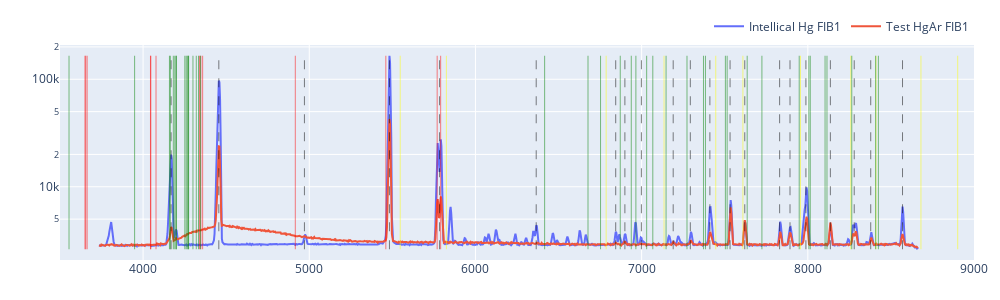

Notebook cell for this chart:
### Code cell
import numpy as np
import plotly.graph_objects as go
from scipy.signal import find_peaks
from rascal.util import refine_peaks

def to_native_float(a):
    a = np.asarray(a)

    if a.dtype.byteorder not in ("=", "|"):
        a = a.byteswap().view(a.dtype.newbyteorder("="))

    return np.ascontiguousarray(a, dtype=np.float64)

# Convert arrays for Plotly (native endian)
x = to_native_float(pix2lam)
y1 = to_native_float(intellical_hg_f1)
y2 = to_native_float(hg_f1)

fig = go.Figure()
fig.add_trace(go.Scatter(x=x, y=y1, mode="lines", name="Intellical Hg FIB1"))
fig.add_trace(go.Scatter(x=x, y=y2, mode="lines", name="Test HgAr FIB1"))

# for p in peaks:
#     fig.add_vline(x=float(x[int(p)]), line_width=0.5, line_color="black")

# for line in newport_hgar["Wavelength (nm)"]:
#     fig.add_vline(x=float(line) * 10.0, line_width=0.5, line_dash="dash", line_color="red", name="Hg")

ymin = np.nanmin(y1[y1 > 0])
ymax = np.nanmax(y1)

for p in peaks:
    xp = float(x[int(p)])

    fig.add_trace(
        go.Scatter(
            x=[xp, xp],
            y=[ymin, ymax],
            mode="lines",
            line=dict(color="black", width=0.5, dash="dash"),
            hovertemplate=(
                "Peak<br>"
                "λ = %{x:.2f}<br>"
                "<extra></extra>"
            ),
            showlegend=False
        )
    )

for line in newport_hgar["Wavelength (nm)"]:
    lam = float(line) * 10.0
    fig.add_trace(
        go.Scatter(
            x=[lam, lam],
            y=[ymin, ymax],
            mode="lines",
            line=dict(color="red", width=0.5),
            hovertemplate=(
                "Hg line<br>"
                "λ = %{x:.2f}<br>"
                "<extra></extra>"
            ),
            showlegend=False
        )
    )
for line in newport_hgar["Wavelength (nm)"]:
    lam = float(line) * 10.0 * 3
    fig.add_trace(
        go.Scatter(
            x=[lam, lam],
            y=[ymin, ymax],
            mode="lines",
            line=dict(color="yellow", width=0.5),
            hovertemplate=(
                "Hg 3rd line<br>"
                "λ = %{x:.2f}<br>"
                "<extra></extra>"
            ),
            showlegend=False
        )
    )

for line in newport_ar["Wavelength (nm)"]:
    lam = float(line) * 10.0
    fig.add_trace(
        go.Scatter(
            x=[lam, lam],
            y=[ymin, ymax],
            mode="lines",
            line=dict(color="green", width=0.5),
            hovertemplate=(
                "Ar line<br>"
                "λ = %{x:.2f}<br>"
                "<extra></extra>"
            ),
            showlegend=False
        )
    )

fig.update_layout(
    width=1000,
    height=300,
    yaxis_type="log",
    xaxis_range=[3500, 9000],
    margin=dict(l=60, r=20, t=40, b=40),
    legend=dict(orientation="h", y=1.02, x=1, xanchor="right", yanchor="bottom"),
)

fig.show()

### Figure 1 — Plotly figure (JSON) as saved in the notebook; plotly's stock layout.template omitted (floating-point values rounded to 4 significant figures; data arrays with more than 128 entries replaced by an {"elided": "..."} marker saying what was removed)
{"data": [{"mode": "lines", "name": "Intellical Hg FIB1", "type": "scatter", "x": {"elided": "1340 float values"}, "y": {"elided": "1340 float values"}}, {"mode": "lines", "name": "Test HgAr FIB1", "type": "scatter", "x": {"elided": "1340 float values"}, "y": {"elided": "1340 float values"}}, {"hovertemplate": "Peak<br>λ = %{x:.2f}<br><extra></extra>", "line": {"color": "black", "dash": "dash", "width": 0.5}, "mode": "lines", "showlegend": false, "type": "scatter", "x": [4169.0, 4169.0], "y": [2623.0, 165600.0]}, {"hovertemplate": "Peak<br>λ = %{x:.2f}<br><extra></extra>", "line": {"color": "black", "dash": "dash", "width": 0.5}, "mode": "lines", "showlegend": false, "type": "scatter", "x": [4456.0, 4456.0], "y": [2623.0, 165600.0]}, {"hovertemplate": "Peak<br>λ = %{x:.2f}<br><extra></extra>", "line": {"color": "black", "dash": "dash", "width": 0.5}, "mode": "lines", "showlegend": false, "type": "scatter", "x": [4971.0, 4971.0], "y": [2623.0, 165600.0]}, {"hovertemplate": "Peak<br>λ = %{x:.2f}<br><extra></extra>", "line": {"color": "black", "dash": "dash", "width": 0.5}, "mode": "lines", "showlegend": false, "type": "scatter", "x": [5482.0, 5482.0], "y": [2623.0, 165600.0]}, {"hovertemplate": "Peak<br>λ = %{x:.2f}<br><extra></extra>", "line": {"color": "black", "dash": "dash", "width": 0.5}, "mode": "lines", "showlegend": false, "type": "scatter", "x": [5784.0, 5784.0], "y": [2623.0, 165600.0]}, {"hovertemplate": "Peak<br>λ = %{x:.2f}<br><extra></extra>", "line": {"color": "black", "dash": "dash", "width": 0.5}, "mode": "lines", "showlegend": false, "type": "scatter", "x": [6366.0, 6366.0], "y": [2623.0, 165600.0]}, {"hovertemplate": "Peak<br>λ = %{x:.2f}<br><extra></extra>", "line": {"color": "black", "dash": "dash", "width": 0.5}, "mode": "lines", "showlegend": false, "type": "scatter", "x": [6844, 6844], "y": [2623.0, 165600.0]}, {"hovertemplate": "Peak<br>λ = %{x:.2f}<br><extra></extra>", "line": {"color": "black", "dash": "dash", "width": 0.5}, "mode": "lines", "showlegend": false, "type": "scatter", "x": [6899.0, 6899.0], "y": [2623.0, 165600.0]}, {"hovertemplate": "Peak<br>λ = %{x:.2f}<br><extra></extra>", "line": {"color": "black", "dash": "dash", "width": 0.5}, "mode": "lines", "showlegend": false, "type": "scatter", "x": [6999.0, 6999.0], "y": [2623.0, 165600.0]}, {"hovertemplate": "Peak<br>λ = %{x:.2f}<br><extra></extra>", "line": {"color": "black", "dash": "dash", "width": 0.5}, "mode": "lines", "showlegend": false, "type": "scatter", "x": [7190.0, 7190.0], "y": [2623.0, 165600.0]}, {"hovertemplate": "Peak<br>λ = %{x:.2f}<br><extra></extra>", "line": {"color": "black", "dash": "dash", "width": 0.5}, "mode": "lines", "showlegend": false, "type": "scatter", "x": [7293.0, 7293.0], "y": [2623.0, 165600.0]}, {"hovertemplate": "Peak<br>λ = %{x:.2f}<br><extra></extra>", "line": {"color": "black", "dash": "dash", "width": 0.5}, "mode": "lines", "showlegend": false, "type": "scatter", "x": [7411.0, 7411.0], "y": [2623.0, 165600.0]}, {"hovertemplate": "Peak<br>λ = %{x:.2f}<br><extra></extra>", "line": {"color": "black", "dash": "dash", "width": 0.5}, "mode": "lines", "showlegend": false, "type": "scatter", "x": [7532.0, 7532.0], "y": [2623.0, 165600.0]}, {"hovertemplate": "Peak<br>λ = %{x:.2f}<br><extra></extra>", "line": {"color": "black", "dash": "dash", "width": 0.5}, "mode": "lines", "showlegend": false, "type": "scatter", "x": [7620.0, 7620.0], "y": [2623.0, 165600.0]}, {"hovertemplate": "Peak<br>λ = %{x:.2f}<br><extra></extra>", "line": {"color": "black", "dash": "dash", "width": 0.5}, "mode": "lines", "showlegend": false, "type": "scatter", "x": [7830.0, 7830.0], "y": [2623.0, 165600.0]}, {"hovertemplate": "Peak<br>λ = %{x:.2f}<br><extra></extra>", "line": {"color": "black", "dash": "dash", "width": 0.5}, "mode": "lines", "showlegend": false, "type": "scatter", "x": [7893.0, 7893.0], "y": [2623.0, 165600.0]}, {"hovertemplate": "Peak<br>λ = %{x:.2f}<br><extra></extra>", "line": {"color": "black", "dash": "dash", "width": 0.5}, "mode": "lines", "showlegend": false, "type": "scatter", "x": [7988.0, 7988.0], "y": [2623.0, 165600.0]}, {"hovertemplate": "Peak<br>λ = %{x:.2f}<br><extra></extra>", "line": {"color": "black", "dash": "dash", "width": 0.5}, "mode": "lines", "showlegend": false, "type": "scatter", "x": [8136.0, 8136.0], "y": [2623.0, 165600.0]}, {"hovertemplate": "Peak<br>λ = %{x:.2f}<br><extra></extra>", "line": {"color": "black", "dash": "dash", "width": 0.5}, "mode": "lines", "showlegend": false, "type": "scatter", "x": [8279.0, 8279.0], "y": [2623.0, 165600.0]}, {"hovertemplate": "Peak<br>λ = %{x:.2f}<br><extra></extra>", "line": {"color": "black", "dash": "dash", "width": 0.5}, "mode": "lines", "showlegend": false, "type": "scatter", "x": [8379.0, 8379.0], "y": [2623.0, 165600.0]}, {"hovertemplate": "Peak<br>λ = %{x:.2f}<br><extra></extra>", "line": {"color": "black", "dash": "dash", "width": 0.5}, "mode": "lines", "showlegend": false, "type": "scatter", "x": [8570.0, 8570.0], "y": [2623.0, 165600.0]}, {"hovertemplate": "Hg line<br>λ = %{x:.2f}<br><extra></extra>", "line": {"color": "red", "width": 0.5}, "mode": "lines", "showlegend": false, "type": "scatter", "x": [1849.0, 1849.0], "y": [2623.0, 165600.0]}, {"hovertemplate": "Hg line<br>λ = %{x:.2f}<br><extra></extra>", "line": {"color": "red", "width": 0.5}, "mode": "lines", "showlegend": false, "type": "scatter", "x": [1942.0, 1942.0], "y": [2623.0, 165600.0]}, {"hovertemplate": "Hg line<br>λ = %{x:.2f}<br><extra></extra>", "line": {"color": "red", "width": 0.5}, "mode": "lines", "showlegend": false, "type": "scatter", "x": [2262.0, 2262.0], "y": [2623.0, 165600.0]}, {"hovertemplate": "Hg line<br>λ = %{x:.2f}<br><extra></extra>", "line": {"color": "red", "width": 0.5}, "mode": "lines", "showlegend": false, "type": "scatter", "x": [2378.0, 2378.0], "y": [2623.0, 165600.0]}, {"hovertemplate": "Hg line<br>λ = %{x:.2f}<br><extra></extra>", "line": {"color": "red", "width": 0.5}, "mode": "lines", "showlegend": false, "type": "scatter", "x": [2482, 2482], "y": [2623.0, 165600.0]}, {"hovertemplate": "Hg line<br>λ = %{x:.2f}<br><extra></extra>", "line": {"color": "red", "width": 0.5}, "mode": "lines", "showlegend": false, "type": "scatter", "x": [2536.0, 2536.0], "y": [2623.0, 165600.0]}, {"hovertemplate": "Hg line<br>λ = %{x:.2f}<br><extra></extra>", "line": {"color": "red", "width": 0.5}, "mode": "lines", "showlegend": false, "type": "scatter", "x": [2652, 2652], "y": [2623.0, 165600.0]}, {"hovertemplate": "Hg line<br>λ = %{x:.2f}<br><extra></extra>", "line": {"color": "red", "width": 0.5}, "mode": "lines", "showlegend": false, "type": "scatter", "x": [2753.0, 2753.0], "y": [2623.0, 165600.0]}, {"hovertemplate": "Hg line<br>λ = %{x:.2f}<br><extra></extra>", "line": {"color": "red", "width": 0.5}, "mode": "lines", "showlegend": false, "type": "scatter", "x": [2804.0, 2804.0], "y": [2623.0, 165600.0]}, {"hovertemplate": "Hg line<br>λ = %{x:.2f}<br><extra></extra>", "line": {"color": "red", "width": 0.5}, "mode": "lines", "showlegend": false, "type": "scatter", "x": [2894.0, 2894.0], "y": [2623.0, 165600.0]}, {"hovertemplate": "Hg line<br>λ = %{x:.2f}<br><extra></extra>", "line": {"color": "red", "width": 0.5}, "mode": "lines", "showlegend": false, "type": "scatter", "x": [2967.0, 2967.0], "y": [2623.0, 165600.0]}, {"hovertemplate": "Hg line<br>λ = %{x:.2f}<br><extra></extra>", "line": {"color": "red", "width": 0.5}, "mode": "lines", "showlegend": false, "type": "scatter", "x": [3022.0, 3022.0], "y": [2623.0, 165600.0]}, {"hovertemplate": "Hg line<br>λ = %{x:.2f}<br><extra></extra>", "line": {"color": "red", "width": 0.5}, "mode": "lines", "showlegend": false, "type": "scatter", "x": [3126.0, 3126.0], "y": [2623.0, 165600.0]}, {"hovertemplate": "Hg line<br>λ = %{x:.2f}<br><extra></extra>", "line": {"color": "red", "width": 0.5}, "mode": "lines", "showlegend": false, "type": "scatter", "x": [3132.0, 3132.0], "y": [2623.0, 165600.0]}, {"hovertemplate": "Hg line<br>λ = %{x:.2f}<br><extra></extra>", "line": {"color": "red", "width": 0.5}, "mode": "lines", "showlegend": false, "type": "scatter", "x": [3342.0, 3342.0], "y": [2623.0, 165600.0]}, {"hovertemplate": "Hg line<br>λ = %{x:.2f}<br><extra></extra>", "line": {"color": "red", "width": 0.5}, "mode": "lines", "showlegend": false, "type": "scatter", "x": [3650.0, 3650.0], "y": [2623.0, 165600.0]}, {"hovertemplate": "Hg line<br>λ = %{x:.2f}<br><extra></extra>", "line": {"color": "red", "width": 0.5}, "mode": "lines", "showlegend": false, "type": "scatter", "x": [3655.0, 3655.0], "y": [2623.0, 165600.0]}, {"hovertemplate": "Hg line<br>λ = %{x:.2f}<br><extra></extra>", "line": {"color": "red", "width": 0.5}, "mode": "lines", "showlegend": false, "type": "scatter", "x": [3663.0, 3663.0], "y": [2623.0, 165600.0]}, {"hovertemplate": "Hg line<br>λ = %{x:.2f}<br><extra></extra>", "line": {"color": "red", "width": 0.5}, "mode": "lines", "showlegend": false, "type": "scatter", "x": [4044.0, 4044.0], "y": [2623.0, 165600.0]}, {"hovertemplate": "Hg line<br>λ = %{x:.2f}<br><extra></extra>", "line": {"color": "red", "width": 0.5}, "mode": "lines", "showlegend": false, "type": "scatter", "x": [4047.0, 4047.0], "y": [2623.0, 165600.0]}, {"hovertemplate": "Hg line<br>λ = %{x:.2f}<br><extra></extra>", "line": {"color": "red", "width": 0.5}, "mode": "lines", "showlegend": false, "type": "scatter", "x": [4078.0, 4078.0], "y": [2623.0, 165600.0]}, {"hovertemplate": "Hg line<br>λ = %{x:.2f}<br><extra></extra>", "line": {"color": "red", "width": 0.5}, "mode": "lines", "showlegend": false, "type": "scatter", "x": [4339.0, 4339.0], "y": [2623.0, 165600.0]}, {"hovertemplate": "Hg line<br>λ = %{x:.2f}<br><extra></extra>", "line": {"color": "red", "width": 0.5}, "mode": "lines", "showlegend": false, "type": "scatter", "x": [4348.0, 4348.0], "y": [2623.0, 165600.0]}, {"hovertemplate": "Hg line<br>λ = %{x:.2f}<br><extra></extra>", "line": {"color": "red", "width": 0.5}, "mode": "lines", "showlegend": false, "type": "scatter", "x": [4358.0, 4358.0], "y": [2623.0, 165600.0]}, {"hovertemplate": "Hg line<br>λ = %{x:.2f}<br><extra></extra>", "line": {"color": "red", "width": 0.5}, "mode": "lines", "showlegend": false, "type": "scatter", "x": [4916, 4916], "y": [2623.0, 165600.0]}, {"hovertemplate": "Hg line<br>λ = %{x:.2f}<br><extra></extra>", "line": {"color": "red", "width": 0.5}, "mode": "lines", "showlegend": false, "type": "scatter", "x": [5461.0, 5461.0], "y": [2623.0, 165600.0]}, {"hovertemplate": "Hg line<br>λ = %{x:.2f}<br><extra></extra>", "line": {"color": "red", "width": 0.5}, "mode": "lines", "showlegend": false, "type": "scatter", "x": [5770.0, 5770.0], "y": [2623.0, 165600.0]}, {"hovertemplate": "Hg line<br>λ = %{x:.2f}<br><extra></extra>", "line": {"color": "red", "width": 0.5}, "mode": "lines", "showlegend": false, "type": "scatter", "x": [5791.0, 5791.0], "y": [2623.0, 165600.0]}, {"hovertemplate": "Hg 3rd line<br>λ = %{x:.2f}<br><extra></extra>", "line": {"color": "yellow", "width": 0.5}, "mode": "lines", "showlegend": false, "type": "scatter", "x": [5547.0, 5547.0], "y": [2623.0, 165600.0]}, {"hovertemplate": "Hg 3rd line<br>λ = %{x:.2f}<br><extra></extra>", "line": {"color": "yellow", "width": 0.5}, "mode": "lines", "showlegend": false, "type": "scatter", "x": [5825.0, 5825.0], "y": [2623.0, 165600.0]}, {"hovertemplate": "Hg 3rd line<br>λ = %{x:.2f}<br><extra></extra>", "line": {"color": "yellow", "width": 0.5}, "mode": "lines", "showlegend": false, "type": "scatter", "x": [6787.0, 6787.0], "y": [2623.0, 165600.0]}, {"hovertemplate": "Hg 3rd line<br>λ = %{x:.2f}<br><extra></extra>", "line": {"color": "yellow", "width": 0.5}, "mode": "lines", "showlegend": false, "type": "scatter", "x": [7135.0, 7135.0], "y": [2623.0, 165600.0]}, {"hovertemplate": "Hg 3rd line<br>λ = %{x:.2f}<br><extra></extra>", "line": {"color": "yellow", "width": 0.5}, "mode": "lines", "showlegend": false, "type": "scatter", "x": [7446, 7446], "y": [2623.0, 165600.0]}, {"hovertemplate": "Hg 3rd line<br>λ = %{x:.2f}<br><extra></extra>", "line": {"color": "yellow", "width": 0.5}, "mode": "lines", "showlegend": false, "type": "scatter", "x": [7610.0, 7610.0], "y": [2623.0, 165600.0]}, {"hovertemplate": "Hg 3rd line<br>λ = %{x:.2f}<br><extra></extra>", "line": {"color": "yellow", "width": 0.5}, "mode": "lines", "showlegend": false, "type": "scatter", "x": [7956, 7956], "y": [2623.0, 165600.0]}, {"hovertemplate": "Hg 3rd line<br>λ = %{x:.2f}<br><extra></extra>", "line": {"color": "yellow", "width": 0.5}, "mode": "lines", "showlegend": false, "type": "scatter", "x": [8258.0, 8258.0], "y": [2623.0, 165600.0]}, {"hovertemplate": "Hg 3rd line<br>λ = %{x:.2f}<br><extra></extra>", "line": {"color": "yellow", "width": 0.5}, "mode": "lines", "showlegend": false, "type": "scatter", "x": [8410.0, 8410.0], "y": [2623.0, 165600.0]}, {"hovertemplate": "Hg 3rd line<br>λ = %{x:.2f}<br><extra></extra>", "line": {"color": "yellow", "width": 0.5}, "mode": "lines", "showlegend": false, "type": "scatter", "x": [8681.0, 8681.0], "y": [2623.0, 165600.0]}, {"hovertemplate": "Hg 3rd line<br>λ = %{x:.2f}<br><extra></extra>", "line": {"color": "yellow", "width": 0.5}, "mode": "lines", "showlegend": false, "type": "scatter", "x": [8902.0, 8902.0], "y": [2623.0, 165600.0]}, {"hovertemplate": "Hg 3rd line<br>λ = %{x:.2f}<br><extra></extra>", "line": {"color": "yellow", "width": 0.5}, "mode": "lines", "showlegend": false, "type": "scatter", "x": [9064.0, 9064.0], "y": [2623.0, 165600.0]}, {"hovertemplate": "Hg 3rd line<br>λ = %{x:.2f}<br><extra></extra>", "line": {"color": "yellow", "width": 0.5}, "mode": "lines", "showlegend": false, "type": "scatter", "x": [9377.0, 9377.0], "y": [2623.0, 165600.0]}, {"hovertemplate": "Hg 3rd line<br>λ = %{x:.2f}<br><extra></extra>", "line": {"color": "yellow", "width": 0.5}, "mode": "lines", "showlegend": false, "type": "scatter", "x": [9395.0, 9395.0], "y": [2623.0, 165600.0]}, {"hovertemplate": "Hg 3rd line<br>λ = %{x:.2f}<br><extra></extra>", "line": {"color": "yellow", "width": 0.5}, "mode": "lines", "showlegend": false, "type": "scatter", "x": [10020.0, 10020.0], "y": [2623.0, 165600.0]}, {"hovertemplate": "Hg 3rd line<br>λ = %{x:.2f}<br><extra></extra>", "line": {"color": "yellow", "width": 0.5}, "mode": "lines", "showlegend": false, "type": "scatter", "x": [10950.0, 10950.0], "y": [2623.0, 165600.0]}, {"hovertemplate": "Hg 3rd line<br>λ = %{x:.2f}<br><extra></extra>", "line": {"color": "yellow", "width": 0.5}, "mode": "lines", "showlegend": false, "type": "scatter", "x": [10960.0, 10960.0], "y": [2623.0, 165600.0]}, {"hovertemplate": "Hg 3rd line<br>λ = %{x:.2f}<br><extra></extra>", "line": {"color": "yellow", "width": 0.5}, "mode": "lines", "showlegend": false, "type": "scatter", "x": [10990.0, 10990.0], "y": [2623.0, 165600.0]}, {"hovertemplate": "Hg 3rd line<br>λ = %{x:.2f}<br><extra></extra>", "line": {"color": "yellow", "width": 0.5}, "mode": "lines", "showlegend": false, "type": "scatter", "x": [12130.0, 12130.0], "y": [2623.0, 165600.0]}, {"hovertemplate": "Hg 3rd line<br>λ = %{x:.2f}<br><extra></extra>", "line": {"color": "yellow", "width": 0.5}, "mode": "lines", "showlegend": false, "type": "scatter", "x": [12140.0, 12140.0], "y": [2623.0, 165600.0]}, {"hovertemplate": "Hg 3rd line<br>λ = %{x:.2f}<br><extra></extra>", "line": {"color": "yellow", "width": 0.5}, "mode": "lines", "showlegend": false, "type": "scatter", "x": [12230.0, 12230.0], "y": [2623.0, 165600.0]}, {"hovertemplate": "Hg 3rd line<br>λ = %{x:.2f}<br><extra></extra>", "line": {"color": "yellow", "width": 0.5}, "mode": "lines", "showlegend": false, "type": "scatter", "x": [13020.0, 13020.0], "y": [2623.0, 165600.0]}, {"hovertemplate": "Hg 3rd line<br>λ = %{x:.2f}<br><extra></extra>", "line": {"color": "yellow", "width": 0.5}, "mode": "lines", "showlegend": false, "type": "scatter", "x": [13040.0, 13040.0], "y": [2623.0, 165600.0]}, {"hovertemplate": "Hg 3rd line<br>λ = %{x:.2f}<br><extra></extra>", "line": {"color": "yellow", "width": 0.5}, "mode": "lines", "showlegend": false, "type": "scatter", "x": [13080.0, 13080.0], "y": [2623.0, 165600.0]}, {"hovertemplate": "Hg 3rd line<br>λ = %{x:.2f}<br><extra></extra>", "line": {"color": "yellow", "width": 0.5}, "mode": "lines", "showlegend": false, "type": "scatter", "x": [14748, 14748], "y": [2623.0, 165600.0]}, {"hovertemplate": "Hg 3rd line<br>λ = %{x:.2f}<br><extra></extra>", "line": {"color": "yellow", "width": 0.5}, "mode": "lines", "showlegend": false, "type": "scatter", "x": [16380.0, 16380.0], "y": [2623.0, 165600.0]}, {"hovertemplate": "Hg 3rd line<br>λ = %{x:.2f}<br><extra></extra>", "line": {"color": "yellow", "width": 0.5}, "mode": "lines", "showlegend": false, "type": "scatter", "x": [17310.0, 17310.0], "y": [2623.0, 165600.0]}, {"hovertemplate": "Hg 3rd line<br>λ = %{x:.2f}<br><extra></extra>", "line": {"color": "yellow", "width": 0.5}, "mode": "lines", "showlegend": false, "type": "scatter", "x": [17370.0, 17370.0], "y": [2623.0, 165600.0]}, {"hovertemplate": "Ar line<br>λ = %{x:.2f}<br><extra></extra>", "line": {"color": "green", "width": 0.5}, "mode": "lines", "showlegend": false, "type": "scatter", "x": [3554.0, 3554.0], "y": [2623.0, 165600.0]}, {"hovertemplate": "Ar line<br>λ = %{x:.2f}<br><extra></extra>", "line": {"color": "green", "width": 0.5}, "mode": "lines", "showlegend": false, "type": "scatter", "x": [3949, 3949], "y": [2623.0, 165600.0]}, {"hovertemplate": "Ar line<br>λ = %{x:.2f}<br><extra></extra>", "line": {"color": "green", "width": 0.5}, "mode": "lines", "showlegend": false, "type": "scatter", "x": [4159.0, 4159.0], "y": [2623.0, 165600.0]}, {"hovertemplate": "Ar line<br>λ = %{x:.2f}<br><extra></extra>", "line": {"color": "green", "width": 0.5}, "mode": "lines", "showlegend": false, "type": "scatter", "x": [4164, 4164], "y": [2623.0, 165600.0]}, {"hovertemplate": "Ar line<br>λ = %{x:.2f}<br><extra></extra>", "line": {"color": "green", "width": 0.5}, "mode": "lines", "showlegend": false, "type": "scatter", "x": [4182.0, 4182.0], "y": [2623.0, 165600.0]}, {"hovertemplate": "Ar line<br>λ = %{x:.2f}<br><extra></extra>", "line": {"color": "green", "width": 0.5}, "mode": "lines", "showlegend": false, "type": "scatter", "x": [4191, 4191], "y": [2623.0, 165600.0]}, {"hovertemplate": "Ar line<br>λ = %{x:.2f}<br><extra></extra>", "line": {"color": "green", "width": 0.5}, "mode": "lines", "showlegend": false, "type": "scatter", "x": [4198, 4198], "y": [2623.0, 165600.0]}, {"hovertemplate": "Ar line<br>λ = %{x:.2f}<br><extra></extra>", "line": {"color": "green", "width": 0.5}, "mode": "lines", "showlegend": false, "type": "scatter", "x": [4201.0, 4201.0], "y": [2623.0, 165600.0]}, {"hovertemplate": "Ar line<br>λ = %{x:.2f}<br><extra></extra>", "line": {"color": "green", "width": 0.5}, "mode": "lines", "showlegend": false, "type": "scatter", "x": [4251.0, 4251.0], "y": [2623.0, 165600.0]}, {"hovertemplate": "Ar line<br>λ = %{x:.2f}<br><extra></extra>", "line": {"color": "green", "width": 0.5}, "mode": "lines", "showlegend": false, "type": "scatter", "x": [4259.0, 4259.0], "y": [2623.0, 165600.0]}, {"hovertemplate": "Ar line<br>λ = %{x:.2f}<br><extra></extra>", "line": {"color": "green", "width": 0.5}, "mode": "lines", "showlegend": false, "type": "scatter", "x": [4266.0, 4266.0], "y": [2623.0, 165600.0]}, {"hovertemplate": "Ar line<br>λ = %{x:.2f}<br><extra></extra>", "line": {"color": "green", "width": 0.5}, "mode": "lines", "showlegend": false, "type": "scatter", "x": [4272.0, 4272.0], "y": [2623.0, 165600.0]}, {"hovertemplate": "Ar line<br>λ = %{x:.2f}<br><extra></extra>", "line": {"color": "green", "width": 0.5}, "mode": "lines", "showlegend": false, "type": "scatter", "x": [4274, 4274], "y": [2623.0, 165600.0]}, {"hovertemplate": "Ar line<br>λ = %{x:.2f}<br><extra></extra>", "line": {"color": "green", "width": 0.5}, "mode": "lines", "showlegend": false, "type": "scatter", "x": [4300.0, 4300.0], "y": [2623.0, 165600.0]}, {"hovertemplate": "Ar line<br>λ = %{x:.2f}<br><extra></extra>", "line": {"color": "green", "width": 0.5}, "mode": "lines", "showlegend": false, "type": "scatter", "x": [4320, 4320], "y": [2623.0, 165600.0]}, {"hovertemplate": "Ar line<br>λ = %{x:.2f}<br><extra></extra>", "line": {"color": "green", "width": 0.5}, "mode": "lines", "showlegend": false, "type": "scatter", "x": [4334.0, 4334.0], "y": [2623.0, 165600.0]}, {"hovertemplate": "Ar line<br>λ = %{x:.2f}<br><extra></extra>", "line": {"color": "green", "width": 0.5}, "mode": "lines", "showlegend": false, "type": "scatter", "x": [4345.0, 4345.0], "y": [2623.0, 165600.0]}, {"hovertemplate": "Ar line<br>λ = %{x:.2f}<br><extra></extra>", "line": {"color": "green", "width": 0.5}, "mode": "lines", "showlegend": false, "type": "scatter", "x": [6416.0, 6416.0], "y": [2623.0, 165600.0]}, {"hovertemplate": "Ar line<br>λ = %{x:.2f}<br><extra></extra>", "line": {"color": "green", "width": 0.5}, "mode": "lines", "showlegend": false, "type": "scatter", "x": [6677.0, 6677.0], "y": [2623.0, 165600.0]}, {"hovertemplate": "Ar line<br>λ = %{x:.2f}<br><extra></extra>", "line": {"color": "green", "width": 0.5}, "mode": "lines", "showlegend": false, "type": "scatter", "x": [6753.0, 6753.0], "y": [2623.0, 165600.0]}, {"hovertemplate": "Ar line<br>λ = %{x:.2f}<br><extra></extra>", "line": {"color": "green", "width": 0.5}, "mode": "lines", "showlegend": false, "type": "scatter", "x": [6871.0, 6871.0], "y": [2623.0, 165600.0]}, {"hovertemplate": "Ar line<br>λ = %{x:.2f}<br><extra></extra>", "line": {"color": "green", "width": 0.5}, "mode": "lines", "showlegend": false, "type": "scatter", "x": [6938.0, 6938.0], "y": [2623.0, 165600.0]}, {"hovertemplate": "Ar line<br>λ = %{x:.2f}<br><extra></extra>", "line": {"color": "green", "width": 0.5}, "mode": "lines", "showlegend": false, "type": "scatter", "x": [6965.0, 6965.0], "y": [2623.0, 165600.0]}, {"hovertemplate": "Ar line<br>λ = %{x:.2f}<br><extra></extra>", "line": {"color": "green", "width": 0.5}, "mode": "lines", "showlegend": false, "type": "scatter", "x": [7030.0, 7030.0], "y": [2623.0, 165600.0]}, {"hovertemplate": "Ar line<br>λ = %{x:.2f}<br><extra></extra>", "line": {"color": "green", "width": 0.5}, "mode": "lines", "showlegend": false, "type": "scatter", "x": [7067.0, 7067.0], "y": [2623.0, 165600.0]}, {"hovertemplate": "Ar line<br>λ = %{x:.2f}<br><extra></extra>", "line": {"color": "green", "width": 0.5}, "mode": "lines", "showlegend": false, "type": "scatter", "x": [7147, 7147], "y": [2623.0, 165600.0]}, {"hovertemplate": "Ar line<br>λ = %{x:.2f}<br><extra></extra>", "line": {"color": "green", "width": 0.5}, "mode": "lines", "showlegend": false, "type": "scatter", "x": [7273.0, 7273.0], "y": [2623.0, 165600.0]}, {"hovertemplate": "Ar line<br>λ = %{x:.2f}<br><extra></extra>", "line": {"color": "green", "width": 0.5}, "mode": "lines", "showlegend": false, "type": "scatter", "x": [7372.0, 7372.0], "y": [2623.0, 165600.0]}, {"hovertemplate": "Ar line<br>λ = %{x:.2f}<br><extra></extra>", "line": {"color": "green", "width": 0.5}, "mode": "lines", "showlegend": false, "type": "scatter", "x": [7384, 7384], "y": [2623.0, 165600.0]}, {"hovertemplate": "Ar line<br>λ = %{x:.2f}<br><extra></extra>", "line": {"color": "green", "width": 0.5}, "mode": "lines", "showlegend": false, "type": "scatter", "x": [7504.0, 7504.0], "y": [2623.0, 165600.0]}, {"hovertemplate": "Ar line<br>λ = %{x:.2f}<br><extra></extra>", "line": {"color": "green", "width": 0.5}, "mode": "lines", "showlegend": false, "type": "scatter", "x": [7515.0, 7515.0], "y": [2623.0, 165600.0]}, {"hovertemplate": "Ar line<br>λ = %{x:.2f}<br><extra></extra>", "line": {"color": "green", "width": 0.5}, "mode": "lines", "showlegend": false, "type": "scatter", "x": [7635.0, 7635.0], "y": [2623.0, 165600.0]}, {"hovertemplate": "Ar line<br>λ = %{x:.2f}<br><extra></extra>", "line": {"color": "green", "width": 0.5}, "mode": "lines", "showlegend": false, "type": "scatter", "x": [7724.0, 7724.0], "y": [2623.0, 165600.0]}, {"hovertemplate": "Ar line<br>λ = %{x:.2f}<br><extra></extra>", "line": {"color": "green", "width": 0.5}, "mode": "lines", "showlegend": false, "type": "scatter", "x": [7948.0, 7948.0], "y": [2623.0, 165600.0]}, {"hovertemplate": "Ar line<br>λ = %{x:.2f}<br><extra></extra>", "line": {"color": "green", "width": 0.5}, "mode": "lines", "showlegend": false, "type": "scatter", "x": [8006.0, 8006.0], "y": [2623.0, 165600.0]}, {"hovertemplate": "Ar line<br>λ = %{x:.2f}<br><extra></extra>", "line": {"color": "green", "width": 0.5}, "mode": "lines", "showlegend": false, "type": "scatter", "x": [8015.0, 8015.0], "y": [2623.0, 165600.0]}, {"hovertemplate": "Ar line<br>λ = %{x:.2f}<br><extra></extra>", "line": {"color": "green", "width": 0.5}, "mode": "lines", "showlegend": false, "type": "scatter", "x": [8104.0, 8104.0], "y": [2623.0, 165600.0]}, {"hovertemplate": "Ar line<br>λ = %{x:.2f}<br><extra></extra>", "line": {"color": "green", "width": 0.5}, "mode": "lines", "showlegend": false, "type": "scatter", "x": [8115.0, 8115.0], "y": [2623.0, 165600.0]}, {"hovertemplate": "Ar line<br>λ = %{x:.2f}<br><extra></extra>", "line": {"color": "green", "width": 0.5}, "mode": "lines", "showlegend": false, "type": "scatter", "x": [8264.0, 8264.0], "y": [2623.0, 165600.0]}, {"hovertemplate": "Ar line<br>λ = %{x:.2f}<br><extra></extra>", "line": {"color": "green", "width": 0.5}, "mode": "lines", "showlegend": false, "type": "scatter", "x": [8408.0, 8408.0], "y": [2623.0, 165600.0]}, {"hovertemplate": "Ar line<br>λ = %{x:.2f}<br><extra></extra>", "line": {"color": "green", "width": 0.5}, "mode": "lines", "showlegend": false, "type": "scatter", "x": [8425.0, 8425.0], "y": [2623.0, 165600.0]}], "layout": {"height": 300, "legend": {"orientation": "h", "x": 1, "xanchor": "right", "y": 1.02, "yanchor": "bottom"}, "margin": {"b": 40, "l": 60, "r": 20, "t": 40}, "width": 1000, "xaxis": {"range": [3500, 9000]}, "yaxis": {"type": "log"}}}
